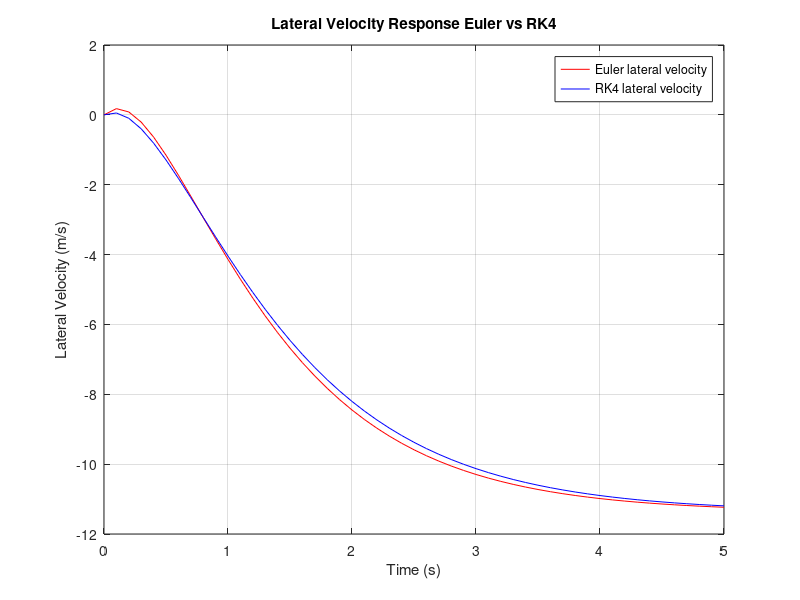
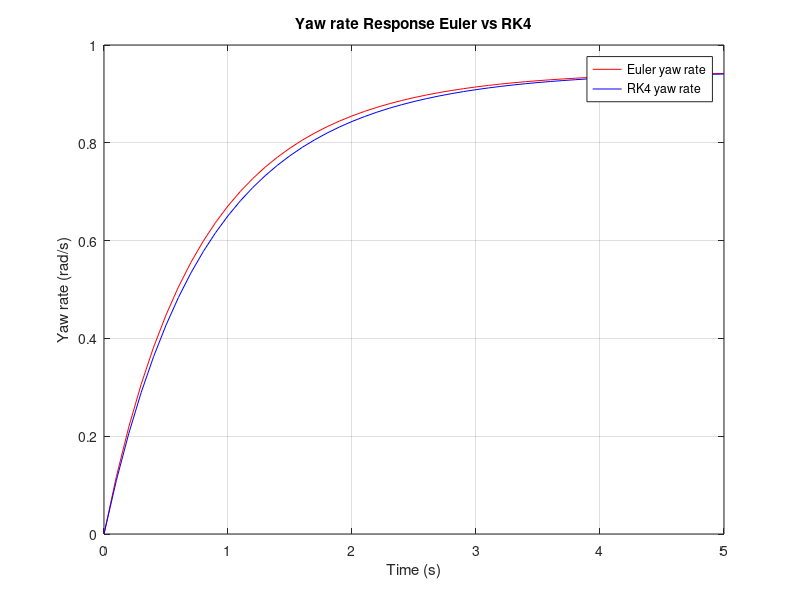
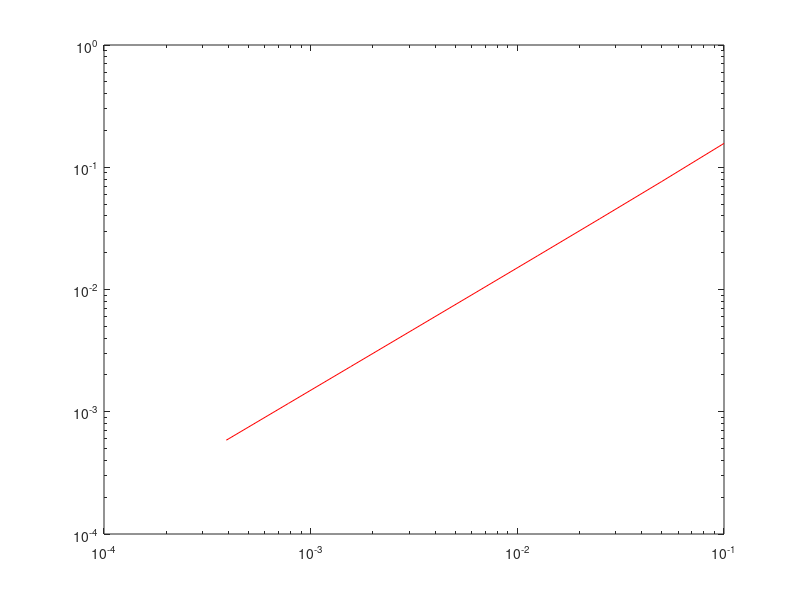

The MATLAB source for these figures, in order: (Note: this script raises an error after producing the figures.)
clear; clc; close all;

% Vehicle Parameters
m = 1400;
a = 1.14;
b = 1.33;
Cf = 25000;
Cr = 21000;
Iz = 2420;
u = 75 * 1000 / 3600; 
delta = 0.1;

%A and B matrices setup
A = [-(Cf + Cr)/(m*u), (-a*Cf + b*Cr)/(m*u) - u; -(a*Cf - b*Cr)/(Iz*u), -(a^2*Cf + b^2*Cr)/(Iz*u)];
B = [Cf/m; a*Cf/Iz];

% Time setup
% Define the time step and create a time vector from 0 to 5
h = 0.1; 
t = 0:h:5;
% Get the number of time points
N = length(t);

% Initialize vectors: [v_y; psi]
x_euler = zeros(2, N);
x_rk4   = zeros(2, N);

%Euler Method
for n = 1:N-1
    x_euler(:,n+1) = x_euler(:,n) + h * (A * x_euler(:,n) + B * delta);
end

%RK4 Method 
for n = 1:N-1
    k1 = A * x_rk4(:,n) + B * delta;
    k2 = A * (x_rk4(:,n) + 0.5*h*k1) + B * delta;
    k3 = A * (x_rk4(:,n) + 0.5*h*k2) + B * delta;
    k4 = A * (x_rk4(:,n) + h*k3) + B * delta;
    x_rk4(:,n+1) = x_rk4(:,n) + (h/6)*(k1 + 2*k2 + 2*k3 + k4);
end

%Plot Lateral Velocity
figure;
plot(t, x_euler(1,:), 'r', 'DisplayName', 'Euler lateral velocity'); %Euler Plot
hold on;
plot(t, x_rk4(1,:), 'b', 'DisplayName', 'RK4 lateral velocity'); %RK4 Plot
xlabel('Time (s)');
ylabel('Lateral Velocity (m/s)');
title('Lateral Velocity Response Euler vs RK4');
legend; 
grid on;

% Plot Yaw Rate
figure;
plot(t, x_euler(2,:), 'r', 'DisplayName', 'Euler yaw rate');
hold on;
plot(t, x_rk4(2,:), 'b','DisplayName', 'RK4 yaw rate');
xlabel('Time (s)');
ylabel('Yaw rate (rad/s)');
title('Yaw rate Response Euler vs RK4');
legend;
grid on;

%Grid Independence Check

% Time intervals reduced by half each time 
dt_vec = [0.1, 0.05, 0.025, 0.0125, 0.00625, 0.003125, 0.0015625, 0.00078125, 0.000390625];  

%Obtain RK4 for smallest dt
dt_ref = dt_vec(end);
t_ref = 0:dt_ref:5;
N_ref = length(t_ref);
x_ref = zeros(2, N_ref);
x_ref(:,1) = [0; 0];

%Reference RK4 solution at smallest time interal 
for n = 1:N_ref-1
    k1 = A * x_ref(:,n) + B * delta;
    k2 = A * (x_ref(:,n) + 0.5*dt_ref*k1) + B * delta;
    k3 = A * (x_ref(:,n) + 0.5*dt_ref*k2) + B * delta;
    k4 = A * (x_ref(:,n) + dt_ref*k3) + B * delta;
    x_ref(:,n+1) = x_ref(:,n) + (dt_ref/6)*(k1 + 2*k2 + 2*k3 + k4);
end

% Initialize vectors  
euler_final = zeros(size(dt_vec));
rk4_final   = zeros(size(dt_vec));

% Loop through each time step and compute.
for i = 1:length(dt_vec)    
    % Set time step
    h = dt_vec(i);
    t = 0:h:5;

    % Get the number of time points
    N = length(t);
    
    x_ref_interp = [interp1(t_ref, x_ref(1,:), t); 
                    interp1(t_ref, x_ref(2,:), t)];

    %Initial Conditions
    x0 = [0; 0]; 

    % 2xN matrix for Euler method results
    x_euler = zeros(2, N);

    % Initial condition
    x_euler(:,1) = x0;

    %Euler Method 
    for n = 1:N-1
        x_euler(:,n+1) = x_euler(:,n) + h * (A * x_euler(:,n) + B * delta);
    end

    % 2xN matrix to store results for the RK4 method
    x_rk4 = zeros(2, N);

    % Initial condition
    x_rk4(:,1) = x0;


    % RK4 method
    for n = 1:N-1 

        % Calculate the intermediate slopes
        k1 = A * x_rk4(:,n) + B * delta;
        k2 = A * (x_rk4(:,n) + 0.5*h*k1) + B * delta;
        k3 = A * (x_rk4(:,n) + 0.5*h*k2) + B * delta;
        k4 = A * (x_rk4(:,n) + h*k3) + B * delta;
        
        % Update the weighted average of the slopes
        x_rk4(:,n+1) = x_rk4(:,n) + (h/6)*(k1 + 2*k2 + 2*k3 + k4);
    end

    % L2 norm error across all time steps
    euler_err(i) = sqrt(sum(vecnorm(x_euler - x_ref_interp).^2) / N);
    rk4_err(i)   = sqrt(sum(vecnorm(x_rk4 - x_ref_interp).^2) / N);
end

% Grid Independence Log-log plot
figure;
loglog(dt_vec, euler_err, 'r', 'DisplayName', 'Euler Error');
hold on;
loglog(dt_vec, rk4_err, 'b', ' DisplayName', 'RK4 Error');
xlabel('Time (s)');
ylabel('Error');
title('Grid Independence Check Euler vs RK4');
legend;
grid on;